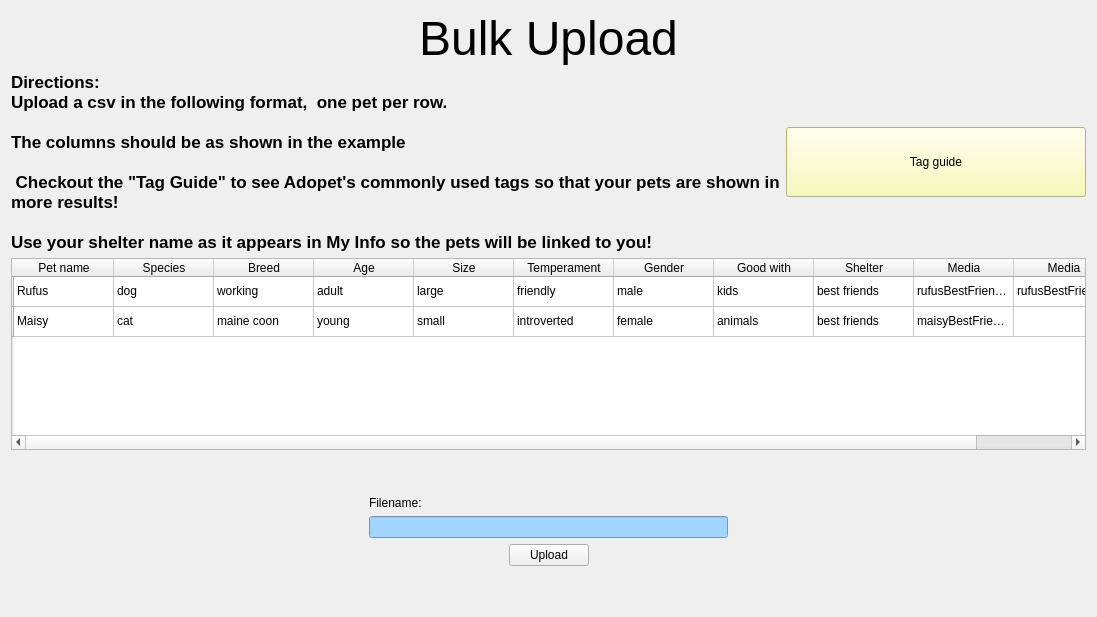
     <widget class="QWidget" name="bulkUpload">
      <layout class="QVBoxLayout" name="verticalLayout_24">
       <item>
        <widget class="QLabel" name="label_6">
         <property name="font">
          <font>
           <pointsize>36</pointsize>
          </font>
         </property>
         <property name="text">
          <string>Bulk Upload</string>
         </property>
         <property name="alignment">
          <set>Qt::AlignCenter</set>
         </property>
        </widget>
       </item>
       <item>
        <layout class="QHBoxLayout" name="horizontalLayout_14">
         <item>
          <widget class="QLabel" name="label_15">
           <property name="font">
            <font>
             <pointsize>13</pointsize>
             <weight>75</weight>
             <bold>true</bold>
            </font>
           </property>
           <property name="text">
            <string>Directions: 
Upload a csv in the following format,  one pet per row. 
 
The columns should be as shown in the example

 Checkout the &quot;Tag Guide&quot; to see Adopet's commonly used tags so that your pets are shown in more results! 

Use your shelter name as it appears in My Info so the pets will be linked to you!</string>
           </property>
           <property name="alignment">
            <set>Qt::AlignLeading|Qt::AlignLeft|Qt::AlignTop</set>
           </property>
           <property name="wordWrap">
            <bool>true</bool>
           </property>
          </widget>
         </item>
         <item>
          <widget class="QPushButton" name="pushButton_3">
           <property name="minimumSize">
            <size>
             <width>300</width>
             <height>70</height>
            </size>
           </property>
           <property name="maximumSize">
            <size>
             <width>16777215</width>
             <height>16777215</height>
            </size>
           </property>
           <property name="styleSheet">
            <string notr="true">background-color: rgb(247, 250, 170);</string>
           </property>
           <property name="text">
            <string>Tag guide</string>
           </property>
          </widget>
         </item>
        </layout>
       </item>
       <item>
        <widget class="QTableWidget" name="tableWidget">
         <row>
          <property name="text">
           <string/>
          </property>
         </row>
         <row>
          <property name="text">
           <string/>
          </property>
         </row>
         <column>
          <property name="text">
           <string>Pet name</string>
          </property>
         </column>
         <column>
          <property name="text">
           <string>Species</string>
          </property>
         </column>
         <column>
          <property name="text">
           <string>Breed</string>
          </property>
         </column>
         <column>
          <property name="text">
           <string>Age</string>
          </property>
         </column>
         <column>
          <property name="text">
           <string>Size</string>
          </property>
         </column>
         <column>
          <property name="text">
           <string>Temperament</string>
          </property>
         </column>
         <column>
          <property name="text">
           <string>Gender</string>
          </property>
         </column>
         <column>
          <property name="text">
           <string>Good with</string>
          </property>
         </column>
         <column>
          <property name="text">
           <string>Shelter</string>
          </property>
         </column>
         <column>
          <property name="text">
           <string>Media</string>
          </property>
         </column>
         <column>
          <property name="text">
           <string>Media</string>
          </property>
         </column>
         <item row="0" column="0">
          <property name="text">
           <string>Rufus</string>
          </property>
         </item>
         <item row="0" column="1">
          <property name="text">
           <string>dog</string>
          </property>
         </item>
         <item row="0" column="2">
          <property name="text">
           <string>working</string>
          </property>
         </item>
         <item row="0" column="3">
          <property name="text">
           <string>adult</string>
          </property>
         </item>
         <item row="0" column="4">
          <property name="text">
           <string>large</string>
          </property>
         </item>
         <item row="0" column="5">
          <property name="text">
           <string>friendly</string>
          </property>
         </item>
         <item row="0" column="6">
          <property name="text">
           <string>male</string>
          </property>
         </item>
         <item row="0" column="7">
          <property name="text">
           <string>kids</string>
          </property>
         </item>
         <item row="0" column="8">
          <property name="text">
           <string>best friends</string>
          </property>
         </item>
         <item row="0" column="9">
          <property name="text">
           <string>rufusBestFriends.jpeg</string>
          </property>
         </item>
         <item row="0" column="10">
          <property name="text">
           <string>rufusBestFriends2.jpeg</string>
          </property>
         </item>
         <item row="1" column="0">
          <property name="text">
           <string>Maisy</string>
          </property>
         </item>
         <item row="1" column="1">
          <property name="text">
           <string>cat</string>
          </property>
         </item>
         <item row="1" column="2">
          <property name="text">
           <string>maine coon</string>
          </property>
         </item>
         <item row="1" column="3">
          <property name="text">
           <string>young</string>
          </property>
         </item>
         <item row="1" column="4">
          <property name="text">
           <string>small</string>
          </property>
         </item>
         <item row="1" column="5">
          <property name="text">
           <string>introverted</string>
          </property>
         </item>
         <item row="1" column="6">
          <property name="text">
           <string>female</string>
          </property>
         </item>
         <item row="1" column="7">
          <property name="text">
           <string>animals</string>
          </property>
         </item>
         <item row="1" column="8">
          <property name="text">
           <string>best friends</string>
          </property>
         </item>
         <item row="1" column="9">
          <property name="text">
           <string>maisyBestFriends.jpeg</string>
          </property>
         </item>
        </widget>
       </item>
       <item>
        <spacer name="verticalSpacer_2">
         <property name="orientation">
          <enum>Qt::Vertical</enum>
         </property>
         <property name="sizeHint" stdset="0">
          <size>
           <width>20</width>
           <height>40</height>
          </size>
         </property>
        </spacer>
       </item>
       <item>
        <layout class="QVBoxLayout" name="verticalLayout_23">
         <item>
          <layout class="QHBoxLayout" name="horizontalLayout">
           <item>
            <spacer name="horizontalSpacer_17">
             <property name="orientation">
              <enum>Qt::Horizontal</enum>
             </property>
             <property name="sizeHint" stdset="0">
              <size>
               <width>40</width>
               <height>20</height>
              </size>
             </property>
            </spacer>
           </item>
           <item>
            <layout class="QVBoxLayout" name="verticalLayout_22">
             <item>
              <widget class="QLabel" name="label_14">
               <property name="text">
                <string>Filename: </string>
               </property>
              </widget>
             </item>
             <item>
              <widget class="QLineEdit" name="lineEdit">
               <property name="styleSheet">
                <string notr="true">background-color: rgb(161, 212, 255)</string>
               </property>
              </widget>
             </item>
            </layout>
           </item>
           <item>
            <spacer name="horizontalSpacer_18">
             <property name="orientation">
              <enum>Qt::Horizontal</enum>
             </property>
             <property name="sizeHint" stdset="0">
              <size>
               <width>40</width>
               <height>20</height>
              </size>
             </property>
            </spacer>
           </item>
          </layout>
         </item>
         <item>
          <layout class="QHBoxLayout" name="horizontalLayout_13">
           <item>
            <spacer name="horizontalSpacer_19">
             <property name="orientation">
              <enum>Qt::Horizontal</enum>
             </property>
             <property name="sizeHint" stdset="0">
              <size>
               <width>40</width>
               <height>20</height>
              </size>
             </property>
            </spacer>
           </item>
           <item>
            <widget class="QPushButton" name="pushButton_2">
             <property name="text">
              <string>Upload</string>
             </property>
            </widget>
           </item>
           <item>
            <spacer name="horizontalSpacer_20">
             <property name="orientation">
              <enum>Qt::Horizontal</enum>
             </property>
             <property name="sizeHint" stdset="0">
              <size>
               <width>40</width>
               <height>20</height>
              </size>
             </property>
            </spacer>
           </item>
          </layout>
         </item>
        </layout>
       </item>
       <item>
        <spacer name="verticalSpacer">
         <property name="orientation">
          <enum>Qt::Vertical</enum>
         </property>
         <property name="sizeHint" stdset="0">
          <size>
           <width>20</width>
           <height>40</height>
          </size>
         </property>
        </spacer>
       </item>
      </layout>
     </widget>
